Frame 1 (no input): blank canvas, image omitted
Frame 60 (the mouse pressed at the canvas centre just before this capture): blank canvas, image omitted
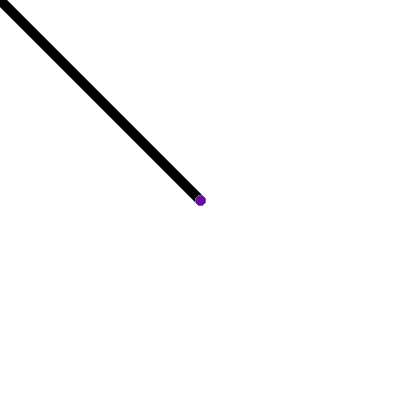
Frame 120 (the mouse held since frame 60 and released just before this capture)

The Processing sketch whose frames 1 and 60 were blank and that drew this single picture after the mouse press (run headless with seeded random() and noise(); from frame 60 on, the mouse is pressed at the canvas centre):

// Processing sketch: processing_160478
// ── processing_160478.pde

int lineThickness =10;


void setup(){
  size (400,400);
  strokeWeight (lineThickness);
  background (255);
}

void draw() {
  if (mousePressed) {
    line (pmouseX, pmouseY, mouseX, mouseY);
    stroke((random(255)),(random(255)),random(255));

  }
}
